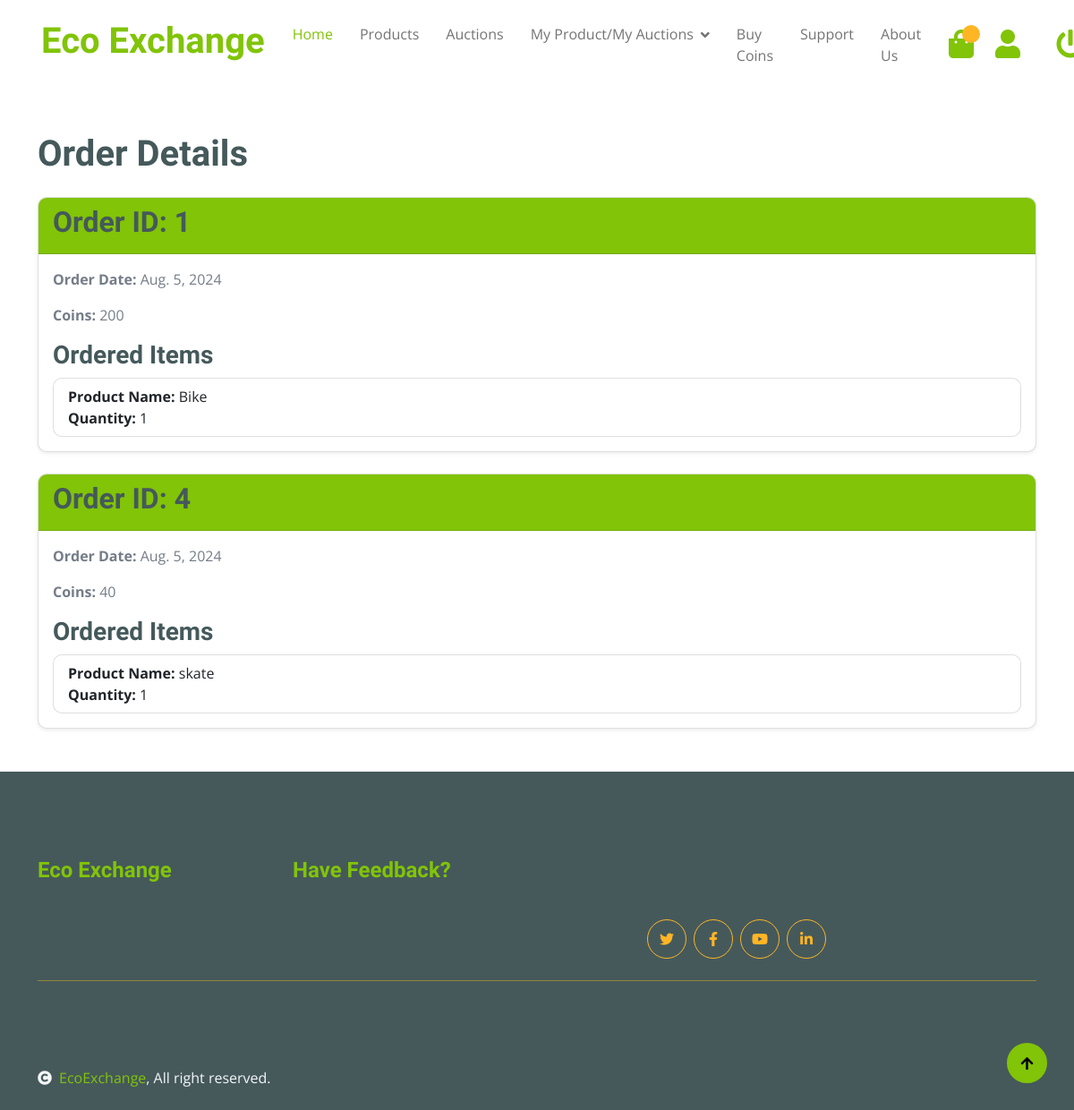
Page /order/ (signed in) on the committed database.
### order/models.py (models this page shows, shortened)
class Order(models.Model):
    ORDER_STATUS_CHOICES = [
        ('P', 'Pending'),
        ('S', 'Shipped'),
        ('D', 'Delivered'),
        ('C', 'Cancelled'),
    ]
    order_id = models.AutoField(primary_key=True)
    user_id = models.ForeignKey(Member, on_delete=models.CASCADE)
    order_date = models.DateField(default=timezone.now)
    order_amount = models.IntegerField()
    order_status = models.CharField(max_length=1, choices=ORDER_STATUS_CHOICES, default='P')

class OrderItem(models.Model):
    order_id = models.ForeignKey(Order, on_delete=models.CASCADE)
    product_id = models.ForeignKey(Product, on_delete=models.CASCADE)
    quantity = models.IntegerField(default=1)

### product/models.py (models this page shows)
class Product(models.Model):
    CATEGORY_CHOICES = [
        ('PAPER', 'Paper'),
        ('PLASTIC', 'Plastic'),
        ('GLASS', 'Glass'),
        ('METAL', 'Metal'),
        ('ELECTRONICS', 'Electronics'),
        ('ORGANIC', 'Organic'),
        ('TEXTILES', 'Textiles'),
        ('BATTERIES', 'Batteries'),
        ('WOOD', 'Wood'),
        ('RUBBER', 'Rubber'),
        ('MIXED_MATERIALS', 'Mixed Materials'),
    ]
    product_id = models.AutoField(primary_key=True)
    product_name = models.CharField(max_length=255)
    product_description = models.TextField()
    image = models.ImageField(upload_to='img/')
    quantity = models.IntegerField(validators=[MinValueValidator(1)])
    price = models.IntegerField(validators=[MinValueValidator(1)])
    category = models.CharField(max_length=50, choices=CATEGORY_CHOICES)
    user = models.ForeignKey(Member, on_delete=models.CASCADE)
    def __str__(self):
        return self.product_name

### order/views.py (the view)
# urls.py: path('order/', views.user_orders, name='user_orders'),
@login_required
@permission_required('order.view_order', raise_exception=True)
def user_orders(request):
    try:
        member = Member.objects.get(username=request.user.username)
    except Member.DoesNotExist:
        member = None
    orders = Order.objects.filter(user_id=member)
    order_items = OrderItem.objects.filter(order_id__in=orders)
    context = {'orders': orders, 'order_items': order_items}
    return render(request, 'order/user_orders.html', context)

### order/templates/order/user_orders.html (shortened to what this page needs)
{% extends 'product/base.html' %}
{% block body %}
<div class="container mt-5">
    <h1 class="mb-4">Order Details</h1>
    {% for order in orders %}
        <div class="card mb-4 shadow-sm">
            <div class="card-header bg-primary text-white">
                <h2>Order ID: {{ order.order_id }}</h2>
            </div>
            <div class="card-body">
                <p><strong>Order Date:</strong> {{ order.order_date }}</p>
                <p><strong>Coins:</strong> {{ order.order_amount }}</p>
                <h3>Ordered Items</h3>
                <ul class="list-group">
                    {% for item in order_items %}
                        {% if item.order_id == order %}
                            <li class="list-group-item d-flex justify-content-between align-items-center">
                                <div>
                                    <strong>Product Name:</strong> {{ item.product_id }}<br>
                                    <strong>Quantity:</strong> {{ item.quantity }}
                                </div>
                            </li>
                        {% endif %}
                    {% endfor %}
                </ul>
            </div>
        </div>
    {% endfor %}
</div>
{% endblock %}

### rows in the picture
Order: order_id "1", order_date "Aug. 5, 2024", order_amount "200"
OrderItem: product_id "Bike", quantity "1"
Order: order_id "4", order_date "Aug. 5, 2024", order_amount "40"
OrderItem: product_id "skate", quantity "1"
